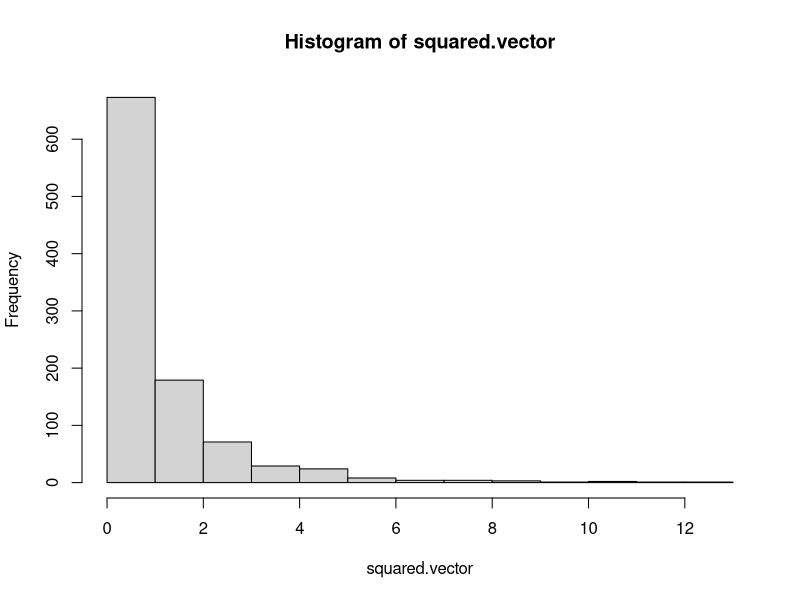
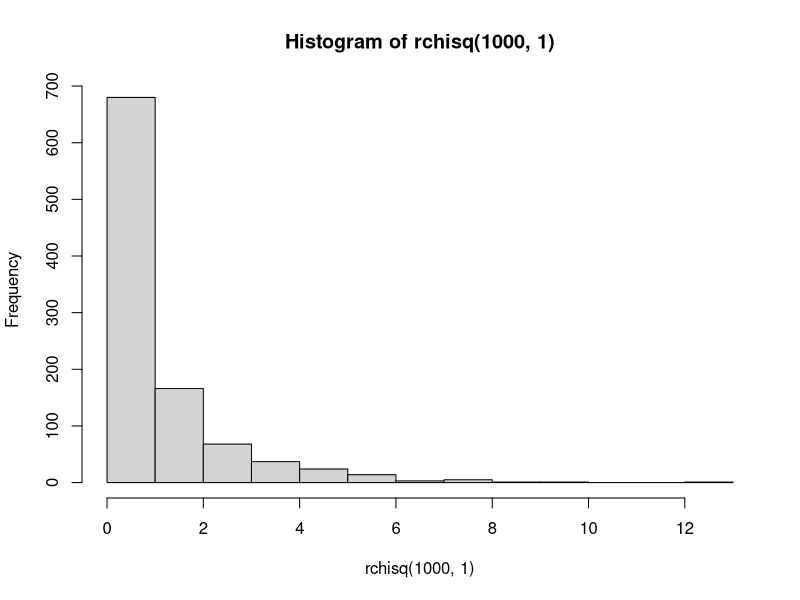
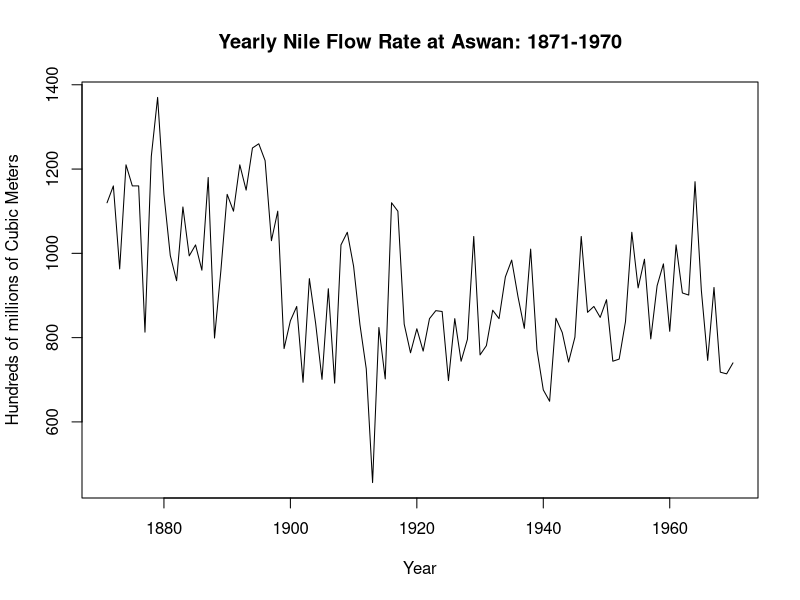
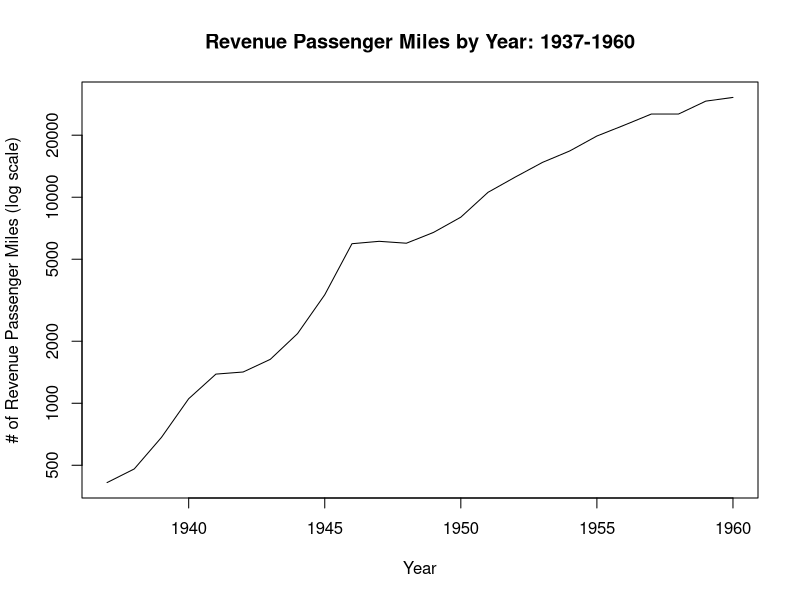

Write the R code that produced these figures, in order.
## ---- chunk 1
vector1 = c(0,3,6,9,12,15)
vector1
## ---- chunk 2
2^vector1
## ---- chunk 3
vector1*vector1
## ---- chunk 4
set.seed(42)
rand.vector = rnorm(1000, mean = 0, sd = 1)
## ---- chunk 5
c(mean = mean(rand.vector),
sd = sd(rand.vector))
## ---- chunk 6
squared.vector = rand.vector^2
## ---- chunk 7
c(mean = mean(squared.vector),
  sd   = sd(squared.vector))
## ---- chunk 8
hist(squared.vector)
## ---- chunk 9
hist(rchisq(1000,1))
## ---- chunk 10
library(datasets)
data(Nile)
## ---- chunk 11
help(Nile)
## ---- chunk 12
summary(Nile)
## ---- chunk 13
plot(Nile, main = "Yearly Nile Flow Rate at Aswan: 1871-1970", ylab = "Hundreds of millions of Cubic Meters", xlab = "Year")
## ---- chunk 14
plot(airmiles, log = "y", main = "Revenue Passenger Miles by Year: 1937-1960", ylab = "# of Revenue Passenger Miles (log scale)", xlab = "Year")
